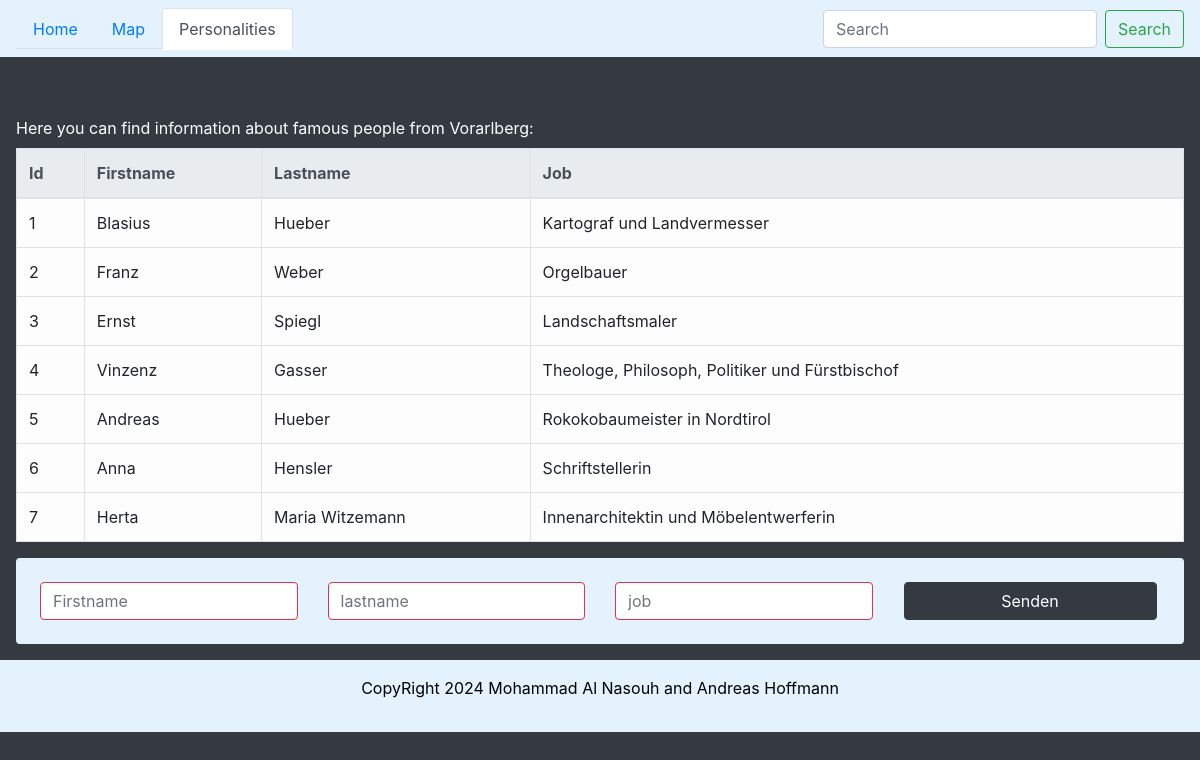
The page /Personalities.php on the database its author committed.
### tables this page shows
CREATE TABLE `bekannte_personen` (
  `id` int(11) NOT NULL,
  `vorname` varchar(255) NOT NULL,
  `nachname` varchar(255) NOT NULL,
  `beruf` varchar(255) NOT NULL
);

### Personalities.php (the view, shortened to what this page needs)
<!DOCTYPE html>
<html>
    <head>
    </head>
    <body  class="tab-content w-100 h-100  bg-dark">
    <?php include('link_bootstrap.php'); ?>
        <?php include 'navbar.php'; ?>
        <div class="tab-content w-100  p-3 bg-dark" style="margin-top: 100px;  "  >
            <?php
                include("connection.php");
                $sql = "SELECT id, vorname, nachname, beruf FROM bekannte_personen";
                $result = $conn->query($sql);
            ?>
            <div >
                <p class="mb-2" style="color:white">Here you can find information about famous people from Vorarlberg:</p>
                <table class="table table-bordered m-2;" >
                    <thead class="thead-light">
                        <tr>
                        <th scope="col">Id</th>
                        <th scope="col">Firstname</th>
                        <th scope="col">Lastname</th>
                        <th scope="col">Job</th>
                        </tr>
                    </thead>
                    <tbody>
                        <?php
                            if ($result->num_rows > 0) {
                                while($row = $result->fetch_assoc()) {
                            echo  "<tr class='table-light'>";
                            echo "<td scope='row'>"  .$row['id'].   "</td>";
                            echo "<td >"  .$row['vorname'].   "</td>";
                            echo "<td >"  .$row['nachname'].   "</td>";
                            echo "<td >"  .$row['beruf'].   "</td>";
                            echo "</tr>";
                                }
                                } else {
                                    echo "0 results";
                                };
                            ?>
                    </tbody>
                </table>
            </div>
            <?php
                if (isset($_POST['firstname']) and !empty($_POST['firstname'])) {
                    $firstname = $_POST['firstname'];
                    $valid_or_notValid = "is-valid";
                }else{
                    $valid_or_notValid = "is-invalid";
                }
                if (isset($_POST['firstname']) and !empty($_POST['lastname'])) {
                    $lastname = $_POST['lastname'];
                    $valid_or_notValid = "is-valid";
                }else{
                    $valid_or_notValid = "is-invalid";
                }
                if (isset($_POST['job']) and !empty($_POST['job'])) {
                    $job = $_POST['job'];
                    $valid_or_notValid = "is-valid";
                }else{
                    $valid_or_notValid = "is-invalid";
                }
            ?>
        <div style="background-color:#e3f2fd;" class = "p-4   rounded">
            <form  action="Personalities.php" method="post" class="row g-3 needs-validation" novalidate>
                <div class="input-group">
                     <div class="col-md-3">
                        <input id="firstNameInput"  onkeyup="myFunction(this.value, this.id)"    placeholder="Firstname" name="firstname" type="text" class="form-control  <?php echo $valid_or_notValid; ?>" aria-describedby="validationServer05Feedback" required>
                    </div>
                    <div class="col-md-3">
                    <input id="lastNameInput"   placeholder="lastname" name="lastname" type="text" class="form-control <?php echo $valid_or_notValid; ?>" aria-describedby="validationServer05Feedback" required>
                    </div>
                    <div class="col-md-3">
                        <input id="jobInput"   placeholder="job" name="job" type="text" class="form-control <?php echo $valid_or_notValid; ?>" aria-describedby="validationServer05Feedback" required>
                    </div>
                        <button   style="color:white; width:22%;  " class="btn btn btn-dark ml-3"   data-bs-toggle="modal" data-bs-target="#exampleModal">Senden</button>
                </div>
            </form>
        </div>
        </div>
        <?php include('footer.php'); ?>
    </body>
</html>

### link_bootstrap.php (shortened to what this page needs)
<link rel="stylesheet" href="https://cdn.jsdelivr.net/npm/bootstrap@4.0.0/dist/css/bootstrap.min.css">

### navbar.php
<?php
function isActive($page) {
    $current_page = basename($_SERVER['PHP_SELF']);
    return $current_page === $page ? 'active' : '';
}
?>
<nav class="navbar w-100 " style="background-color: #e3f2fd;   position: fixed; left: 0; top: 0; " >
    <div class="nav nav-tabs"  id="navbarNav">
        <li class="nav-item ">
          <a  class="nav-item nav-link link-secondary <?php echo isActive('home.php'); ?>" href="home.php" >Home</a>
        </li>
        <li class="nav-item">
          <a class="nav-item nav-link  <?php echo isActive('map.php'); ?>"  href="map.php" >Map</a>
        </li>
        <li class="nav-item">
          <a class="nav-item nav-link <?php echo isActive('Personalities.php'); ?>" href="Personalities.php" >Personalities</a>
        </li>
    </div>
    <form class="form-inline">
        <input class="form-control mr-sm-2" type="search" placeholder="Search" aria-label="Search">
        <button class="btn btn-outline-success my-2 my-sm-0" type="submit">Search</button>
    </form>
</nav>

### footer.php
<footer class=" p-3 w-100" style="background-color: #e3f2fd;   position:  relative; left: 0; bottom: 0; text-align: center;">
	<div>
		<p style="color:black">CopyRight 2024 Mohammad Al Nasouh and Andreas Hoffmann</p>
	</div>
</footer>

### rows shown on the page
bekannte_personen: id "1", vorname "Blasius", nachname "Hueber", beruf "Kartograf und Landvermesser"
bekannte_personen: id "2", vorname "Franz", nachname "Weber", beruf "Orgelbauer"
bekannte_personen: id "3", vorname "Ernst", nachname "Spiegl", beruf "Landschaftsmaler"
bekannte_personen: id "4", vorname "Vinzenz", nachname "Gasser", beruf "Theologe, Philosoph, Politiker und Fürstbischof"
bekannte_personen: id "5", vorname "Andreas", nachname "Hueber", beruf "Rokokobaumeister in Nordtirol"
bekannte_personen: id "6", vorname "Anna", nachname "Hensler", beruf "Schriftstellerin"
bekannte_personen: id "7", vorname "Herta", nachname "Maria Witzemann", beruf "Innenarchitektin und Möbelentwerferin"
